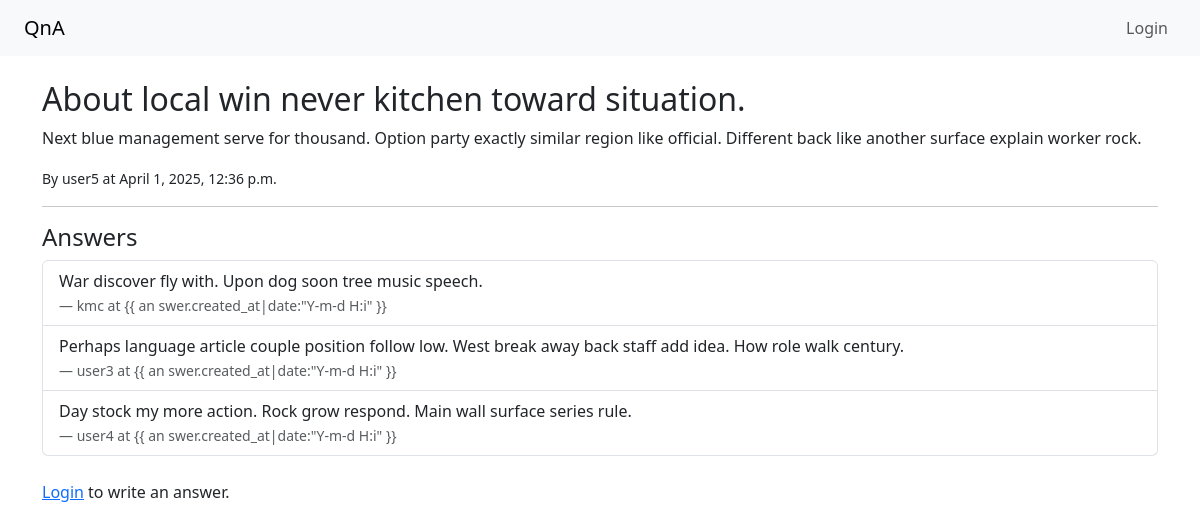
Screenshot of /quesztion/2/ with the database file from the repository.
### qa/models.py (models this page shows, shortened)
class Question(models.Model):
    title = models.CharField(max_length=200)
    content = models.TextField()
    author = models.ForeignKey(User, on_delete=models.CASCADE)
    created_at = models.DateTimeField(auto_now_add=True)

class Answer(models.Model):
    question = models.ForeignKey(Question, on_delete=models.CASCADE, related_name='answers')
    content = models.TextField()
    author = models.ForeignKey(User, on_delete=models.CASCADE)
    created_at = models.DateTimeField(auto_now_add=True)

### qa/views.py (the view, shortened to what this page needs)
# urls.py: path('quesztion/<int:pk>/', views.question_detail, name='question_detail'),
def question_detail(request, pk):
    question = get_object_or_404(Question, pk=pk)
    return render(request, 'qa/question_detail.html', {'question':question})

### qa/templates/qa/question_detail.html
{% extends 'qa/base.html' %}
{% block content %}
<h2>{{ question.title }}</h2>
<p>{{ question.content }}</p>
<p><small>By {{ question.author.username }} at {{ question.created_at }}
</small></p>
<hr>
<h4>Answers</h4>
<ul class="list-group mb-4">
    {% for answer in question.answers.all %}
        <li class="list-group-item">
        {{ answer.content }}<br>
        <small class="text-muted">— {{ answer.author.username }} at {{ an
        swer.created_at|date:"Y-m-d H:i" }}</small>
        </li>
    {% empty %}
        <li class="list-group-item">No answers yet.</li>
    {% endfor %}
</ul>
{% if user.is_authenticated %}
<h5>Write an Answer</h5>
<form method="post">
 {% csrf_token %}
    <div class="mb-3">
    <textarea name="content" class="form-control" rows="4" placeholder
    ="Write your answer here..."></textarea>
    </div>
    <button type="submit" class="btn btn-success">Submit Answer</butto
    n>
</form>
{% else %}
<p><a href="{% url 'login' %}">Login</a> to write an answer.</p>
{% endif %}
{% endblock %}

### rows the page displays
Question: title "About local win never kitchen toward situation.", content "Next blue management serve for thousand. Option party exactly similar region like official. Different back like another surface explain worker rock.", author.username "user5", created_at "April 1, 2025, 12:36 p.m."
Answer: content "War discover fly with. Upon dog soon tree music speech.", author.username "kmc"
Answer: content "Perhaps language article couple position follow low. West break away back staff add idea. How role walk century.", author.username "user3"
Answer: content "Day stock my more action. Rock grow respond. Main wall surface series rule.", author.username "user4"
